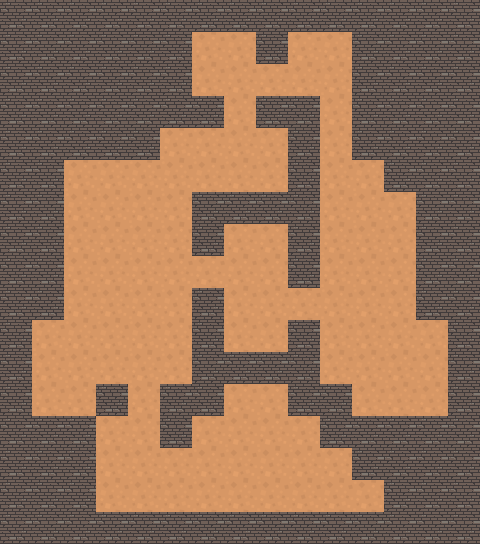

Rendered tile map (Tiled .tmx) drawn with the repository's tilesets; below, a short description and the full map source, tile grids included:
An orthogonal 15x17 tile map with 32x32 px tiles, 1 tile layer (Прошарок плиток 1).

<map version="1.10" tiledversion="1.10.2" orientation="orthogonal" renderorder="left-up" width="15" height="17" tilewidth="32" tileheight="32" infinite="0" nextlayerid="2" nextobjectid="1">
 <tileset firstgid="1" source="Підлога.tsx" />
 <layer id="1" name="Прошарок плиток 1" width="15" height="17">
  <data encoding="csv">
2,2,2,2,2,2,2,2,2,2,2,2,2,2,2,
2,2,2,2,2,2,1,1,2,1,1,2,2,2,2,
2,2,2,2,2,2,1,1,1,1,1,2,2,2,2,
2,2,2,2,2,2,2,1,2,2,1,2,2,2,2,
2,2,2,2,2,1,1,1,1,2,1,2,2,2,2,
2,2,1,1,1,1,1,1,1,2,1,1,2,2,2,
2,2,1,1,1,1,2,2,2,2,1,1,1,2,2,
2,2,1,1,1,1,2,1,1,2,1,1,1,2,2,
2,2,1,1,1,1,1,1,1,2,1,1,1,2,2,
2,2,1,1,1,1,2,1,1,1,1,1,1,2,2,
2,1,1,1,1,1,2,1,1,2,1,1,1,1,2,
2,1,1,1,1,1,2,2,2,2,1,1,1,1,2,
2,1,1,2,1,2,2,1,1,2,2,1,1,1,2,
2,2,2,1,1,2,1,1,1,1,2,2,2,2,2,
2,2,2,1,1,1,1,1,1,1,1,2,2,2,2,
2,2,2,1,1,1,1,1,1,1,1,1,2,2,2,
2,2,2,2,2,2,2,2,2,2,2,2,2,2,2
</data>
 </layer>
</map>
